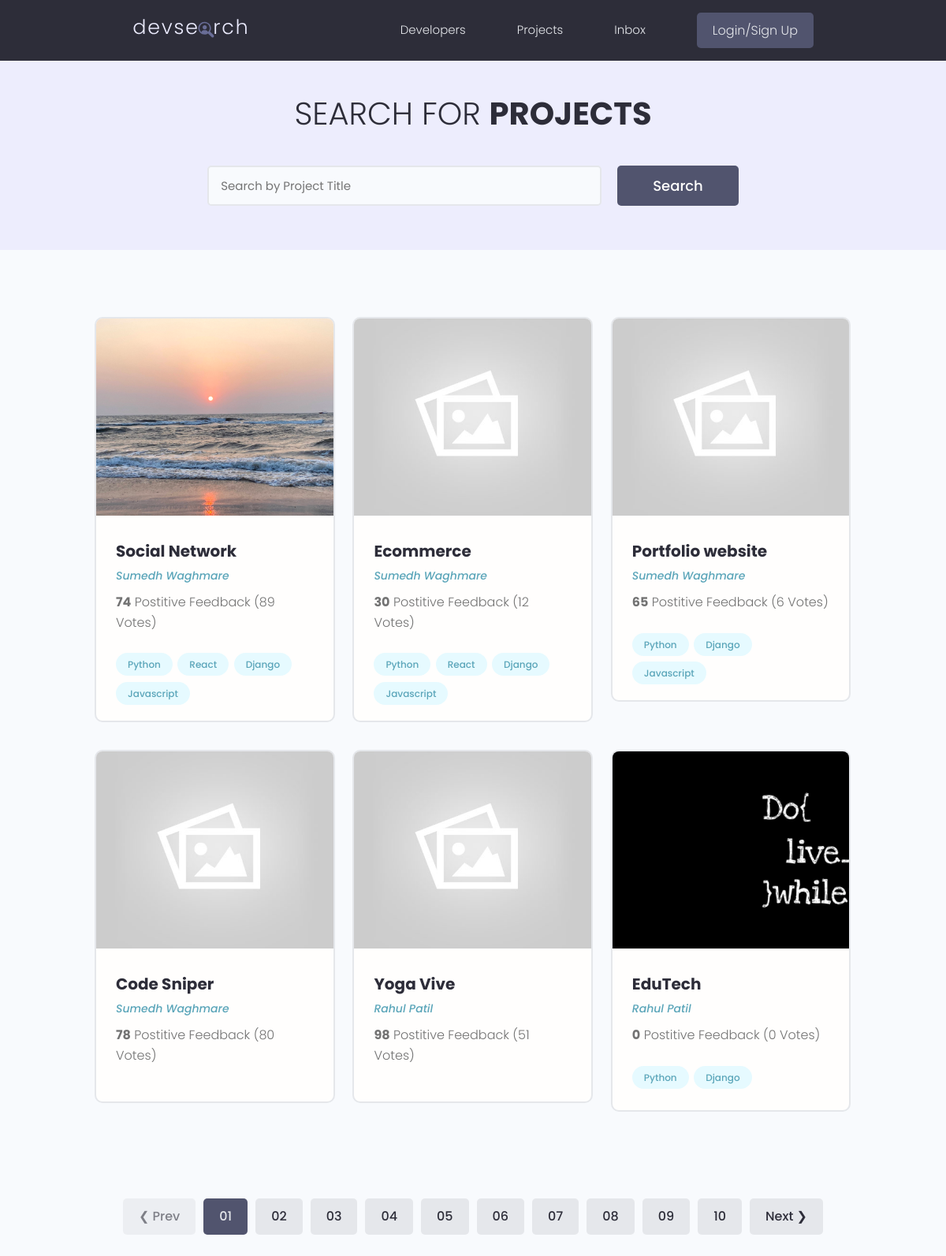
The app's page /projects/, older data.
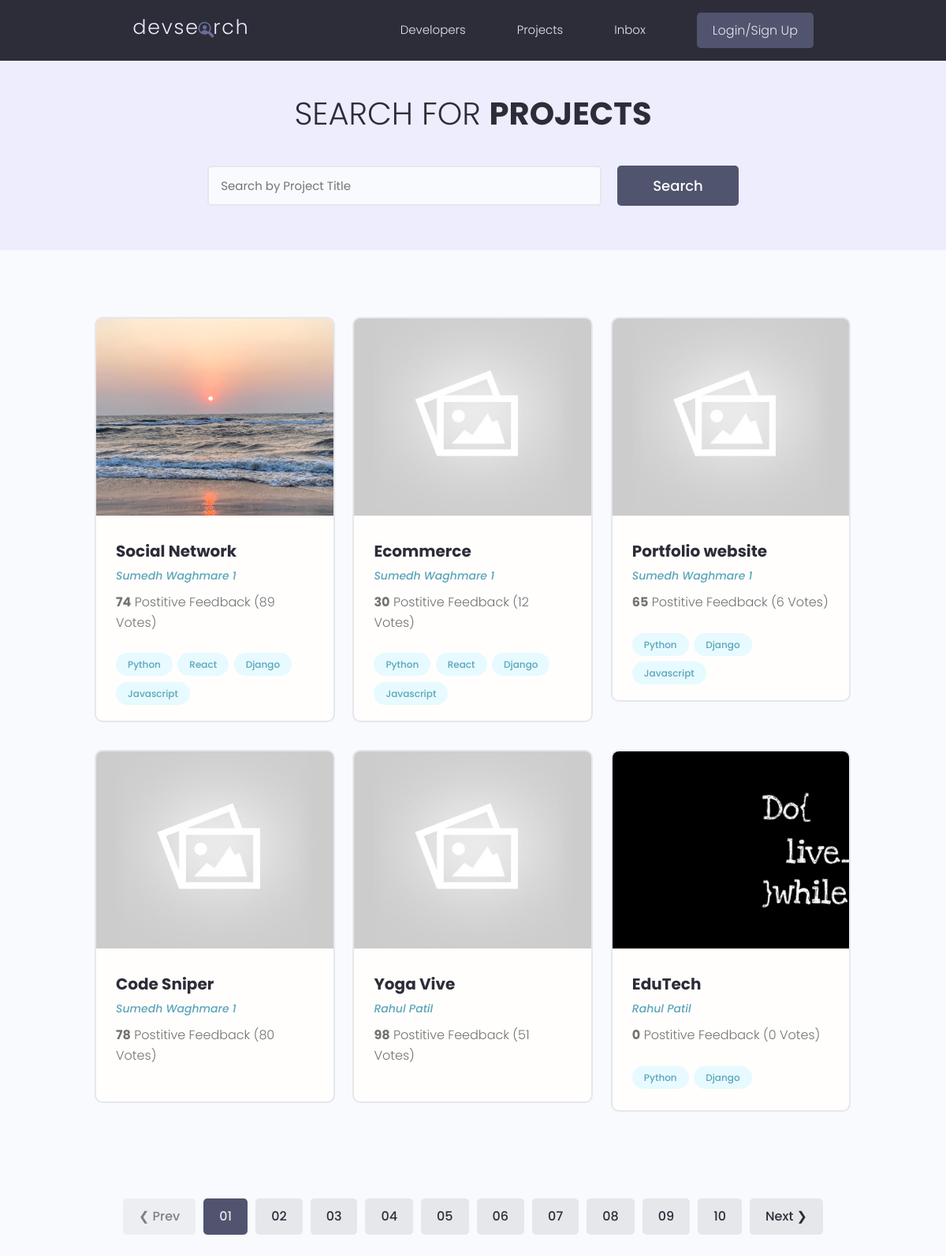
The same page, newer data.
### projects/models.py (models this page shows, shortened)
class Project(models.Model):
    owner = models.ForeignKey(
        Profile, null=True, blank=True, on_delete=models.SET_NULL)
    title = models.CharField(max_length=200)
    description = models.TextField(null=True,blank=True)
    featured_image = models.ImageField(null=True, blank=True, default="default.jpg")
    demo_link = models.CharField(max_length=2000,null=True,blank=True)
    source_link = models.CharField(max_length=2000,null=True,blank=True)
    tags = models.ManyToManyField('Tag', blank=True)
    vote_total = models.IntegerField(default=0,null=True, blank=True)
    vote_ratio = models.IntegerField(default=0,null=True, blank=True)
    created = models.DateField(auto_now_add=True)
    id = models.UUIDField(default=uuid.uuid4,unique=True,primary_key=True,editable=False)

### users/models.py (models this page shows, shortened)
class Profile(models.Model):
    user = models.OneToOneField(User, on_delete=models.CASCADE, blank=True, null=True)
    name = models.CharField(max_length=200, null=True, blank=True)
    email = models.EmailField(max_length=500, null=True, blank=True)
    username = models.CharField(max_length=200, null=True, blank=True)
    location = models.CharField(max_length=200, null=True, blank=True)
    short_intro = models.CharField(max_length=1000, null=True, blank=True)
    bio = models.TextField(null=True, blank=True)
    profile_image = models.ImageField(null=True, blank=True,
        upload_to = 'profiles/', default='profiles/user-default.png')
    social_github = models.CharField(max_length=200, null=True, blank=True)
    social_twitter = models.CharField(max_length=200, null=True, blank=True)
    social_linkedin = models.CharField(max_length=200, null=True, blank=True)
    social_youtube = models.CharField(max_length=200, null=True, blank=True)
    social_website = models.CharField(max_length=200, null=True, blank=True)
    created = models.DateField(auto_now_add=True)
    id = models.UUIDField(default=uuid.uuid4,unique=True,primary_key=True,editable=False)

### projects/views.py (the view)
# urls.py: path('projects/',include('projects.urls')),
def projects(request):
    projects = Project.objects.all()
    context = { 'projects' : projects }
    return render(request,'projects/projects.html', context)

### projects/models.py (called while the page is built)
    def __str__(self):
        return self.name

### projects/templates/projects/projects.html (shortened to what this page needs)
{% extends 'main.html' %}
{% block content %}
  <main class="projects">
    <section class="hero-section text-center">
      <div class="container container--narrow">
        <div class="hero-section__box">
          <h2>Search for <span>Projects</span></h2>
        </div>
        <div class="hero-section__search">
          <form class="form" action="#" method="get">
            <div class="form__field">
              <input class="input input--text" id="formInput#search" type="text" name="text"
                placeholder="Search by Project Title" />
            </div>
            <input class="btn btn--sub btn--lg" type="submit" value="Search" />
          </form>
        </div>
      </div>
    </section>
    <section class="projectsList">
      <div class="container">
        <div class="grid grid--three">
        {% for project in projects %}
          <div class="column">
            <div class="card project">
              <a href="{% url 'project' project.id %}" class="project">
                <img class="project__thumbnail" src="{{ project.featured_image.url }}" alt="project thumbnail" />
                <div class="card__body">
                  <h3 class="project__title">{{ project.title }}</h3>
                  <p><a class="project__author" href="{% url 'user-profile' project.owner.id %}">{{ project.owner.name }}</a></p>
                  <p class="project--rating">
                    <span style="font-weight: bold;">{{ project.vote_ratio }}</span> Postitive
                    Feedback ({{ project.vote_total }}  Vote{{project.vote_ratio|pluralize:"s"}})
                  </p>
                  <div class="project__tags">
                    {% for tag in project.tags.all %}
                    <span class="tag tag--pill tag--main">
                      <small>{{tag}}</small>
                    </span>
                    {% endfor %}
                  </div>
                </div>
              </a>
            </div>
          </div>
        {%  endfor  %}
        </div>
      </div>
    </section>
    <div class="pagination">
      <ul class="container">
        <li><a href="#" class="btn btn--disabled">&#10094; Prev</a></li>
        <li><a href="#" class="btn btn--sub">01</a></li>
        <li><a href="#" class="btn">02</a></li>
        <li><a href="#" class="btn">03</a></li>
        <li><a href="#" class="btn">04</a></li>
        <li><a href="#" class="btn">05</a></li>
        <li><a href="#" class="btn">06</a></li>
        <li><a href="#" class="btn">07</a></li>
        <li><a href="#" class="btn">08</a></li>
        <li><a href="#" class="btn">09</a></li>
        <li><a href="#" class="btn">10</a></li>
        <li><a href="#" class="btn">Next &#10095;</a></li>
      </ul>
    </div>
  </main>
{% endblock content %}

Row changes from the older to the newer data that the page shows:
changed through a linked row, Project "Social Network": owner.name "Sumedh Waghmare" → "Sumedh Waghmare 1"
changed through a linked row, Project "Ecommerce": owner.name "Sumedh Waghmare" → "Sumedh Waghmare 1"
changed through a linked row, Project "Portfolio website": owner.name "Sumedh Waghmare" → "Sumedh Waghmare 1"
changed through a linked row, Project "Code Sniper": owner.name "Sumedh Waghmare" → "Sumedh Waghmare 1"
